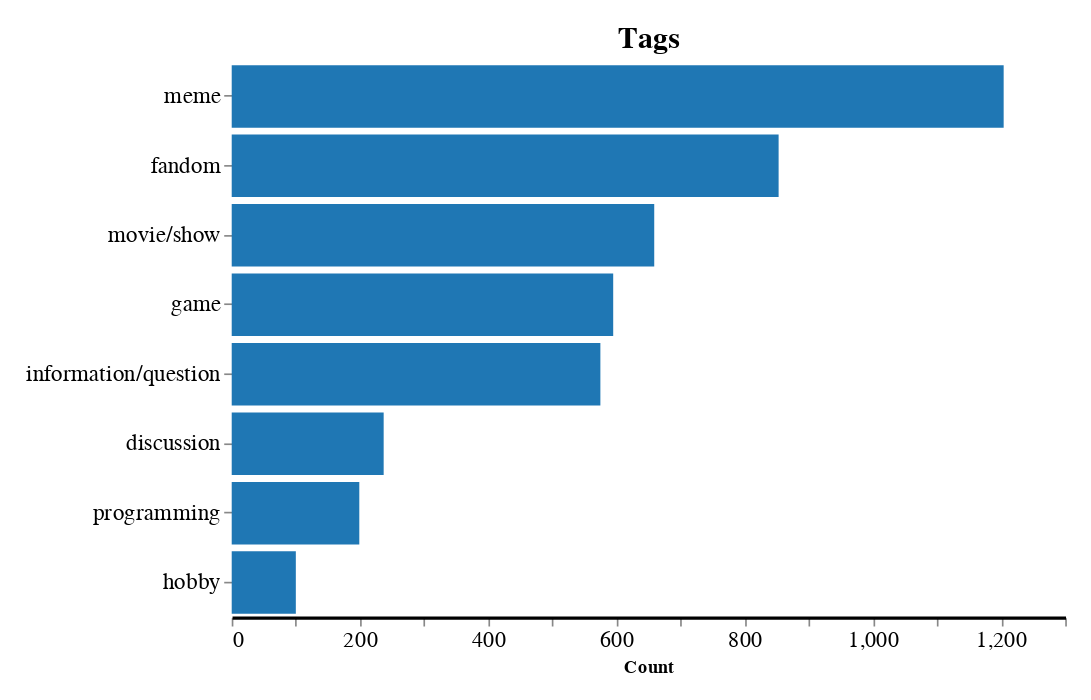

Write notebook code for a chart like this one.
### Markdown cell above
### Tags

Do the same for each tag.

### Code cell
tags_df = pd.concat([post_votes_df[['SubredditName']], comment_votes_df[['SubredditName']]]).reset_index(drop=True)
tags_df["Tags"] = tags_df["SubredditName"].map(lambda x: subreddits_df[subreddits_df["subreddit"] == x]["Tags"].reset_index(drop=True)[0] if x in subreddits_df["subreddit"].values else None)
tags_df = tags_df.dropna().reset_index(drop=True).drop(columns=["SubredditName"])
tag_count_dict = tags_df["Tags"].map(lambda x: x.split(", ")).explode().value_counts().to_dict()
tag_count_df = pd.DataFrame({"Tag": list(tag_count_dict.keys()), "Count": list(tag_count_dict.values())})
tag_count_df["Tag"] = tag_count_df["Tag"].astype(dtype="category")


tags_chart = alt.Chart(tag_count_df).mark_bar().encode(
    alt.X("Count:Q"),
    alt.Y("Tag:N", sort="-x", title=None),
    color=alt.value("#1f77b4"),
    tooltip=["Count:Q"],  # Show the count when hovering over the bar
).properties(
    # Set the size of the chart
    width=500,
    height=333.33,
    title = "Tags"
).configure(
    padding={"left": 15, "right": 15, "top": 15, "bottom": 15},
    title={"fontSize": 18},
).configure_view(
    stroke=None,
).configure_axisX(
    labelFontSize=13,
    grid=False,  # Remove the grid
    domainWidth=2,  # Set the width of the axis line
    domainColor="#000"  # Set the color of the axis line
).configure_axisY(
    labelFontSize=14,
    titleFontSize=18,
    grid=False,  # Remove the grid
    domain=False,  # Remove the axis line
)

tags_chart.save("figures/voted/altair_tag_counts.html")
# tags_chart.save("figures/voted/altair_tag_counts.png")
tags_chart

### Figure 1 — Vega-Lite specification as saved in the notebook (floating-point values rounded to 4 significant figures)
{"config": {"view": {"continuousWidth": 300, "continuousHeight": 300, "stroke": null}, "axisX": {"domainColor": "#000", "domainWidth": 2, "grid": false, "labelFontSize": 13}, "axisY": {"domain": false, "grid": false, "labelFontSize": 14, "titleFontSize": 18}, "padding": {"left": 15, "right": 15, "top": 15, "bottom": 15}, "title": {"fontSize": 18}}, "data": {"name": "data-c60fceffa849b9ad70a0df8876d1b602"}, "mark": {"type": "bar"}, "encoding": {"color": {"value": "#1f77b4"}, "tooltip": [{"field": "Count", "type": "quantitative"}], "x": {"field": "Count", "type": "quantitative"}, "y": {"field": "Tag", "sort": "-x", "title": null, "type": "nominal"}}, "height": 333.3, "title": "Tags", "width": 500, "$schema": "https://vega.github.io/schema/vega-lite/v5.15.1.json", "datasets": {"data-c60fceffa849b9ad70a0df8876d1b602": [{"Tag": "meme", "Count": 1204}, {"Tag": "fandom", "Count": 853}, {"Tag": "movie/show", "Count": 659}, {"Tag": "game", "Count": 595}, {"Tag": "information/question", "Count": 575}, {"Tag": "discussion", "Count": 237}, {"Tag": "programming", "Count": 199}, {"Tag": "hobby", "Count": 100}]}}
